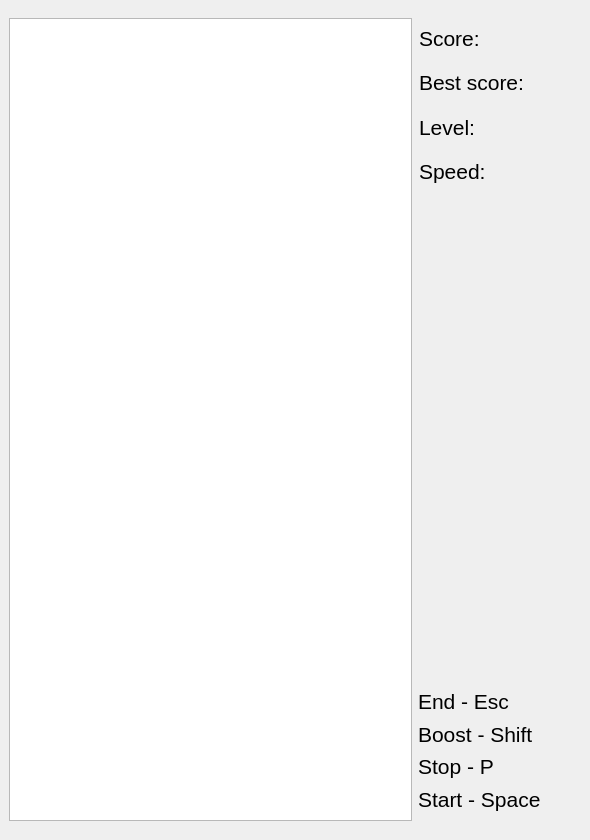
<?xml version="1.0" encoding="UTF-8"?>
<ui version="4.0">
 <class>MainWindow</class>
 <widget class="QMainWindow" name="MainWindow">
  <property name="enabled">
   <bool>true</bool>
  </property>
  <property name="geometry">
   <rect>
    <x>0</x>
    <y>0</y>
    <width>590</width>
    <height>840</height>
   </rect>
  </property>
  <property name="minimumSize">
   <size>
    <width>590</width>
    <height>840</height>
   </size>
  </property>
  <property name="maximumSize">
   <size>
    <width>590</width>
    <height>840</height>
   </size>
  </property>
  <property name="acceptDrops">
   <bool>false</bool>
  </property>
  <property name="windowTitle">
   <string>Snake</string>
  </property>
  <property name="windowIcon">
   <iconset>
    <normaloff>misc/images/tetris-game.png</normaloff>misc/images/tetris-game.png</iconset>
  </property>
  <widget class="QWidget" name="centralwidget">
   <layout class="QGridLayout" name="gridLayout">
    <item row="1" column="0">
     <widget class="QGraphicsView" name="graphicsView">
      <property name="minimumSize">
       <size>
        <width>403</width>
        <height>803</height>
       </size>
      </property>
      <property name="maximumSize">
       <size>
        <width>403</width>
        <height>803</height>
       </size>
      </property>
      <property name="baseSize">
       <size>
        <width>403</width>
        <height>803</height>
       </size>
      </property>
      <property name="backgroundBrush">
       <brush brushstyle="SolidPattern">
        <color alpha="255">
         <red>0</red>
         <green>0</green>
         <blue>0</blue>
        </color>
       </brush>
      </property>
      <property name="interactive">
       <bool>true</bool>
      </property>
     </widget>
    </item>
    <item row="1" column="2">
     <widget class="QWidget" name="widget" native="true">
      <widget class="QWidget" name="layoutWidget">
       <property name="geometry">
        <rect>
         <x>0</x>
         <y>670</y>
         <width>151</width>
         <height>124</height>
        </rect>
       </property>
       <layout class="QVBoxLayout" name="verticalLayout">
        <item>
         <widget class="QLabel" name="EndGame">
          <property name="font">
           <font>
            <pointsize>16</pointsize>
           </font>
          </property>
          <property name="text">
           <string>End - Esc</string>
          </property>
         </widget>
        </item>
        <item>
         <widget class="QLabel" name="Boost">
          <property name="font">
           <font>
            <pointsize>16</pointsize>
           </font>
          </property>
          <property name="text">
           <string>Boost - Shift</string>
          </property>
         </widget>
        </item>
        <item>
         <widget class="QLabel" name="Stop">
          <property name="font">
           <font>
            <pointsize>16</pointsize>
           </font>
          </property>
          <property name="text">
           <string>Stop - P</string>
          </property>
         </widget>
        </item>
        <item>
         <widget class="QLabel" name="start">
          <property name="font">
           <font>
            <pointsize>16</pointsize>
           </font>
          </property>
          <property name="text">
           <string>Start - Space</string>
          </property>
         </widget>
        </item>
       </layout>
      </widget>
      <widget class="QWidget" name="">
       <property name="geometry">
        <rect>
         <x>1</x>
         <y>1</y>
         <width>161</width>
         <height>171</height>
        </rect>
       </property>
       <layout class="QVBoxLayout" name="verticalLayout_2">
        <item>
         <widget class="QLabel" name="Score">
          <property name="font">
           <font>
            <pointsize>16</pointsize>
           </font>
          </property>
          <property name="text">
           <string>Score: </string>
          </property>
         </widget>
        </item>
        <item>
         <widget class="QLabel" name="BestScore">
          <property name="font">
           <font>
            <pointsize>16</pointsize>
           </font>
          </property>
          <property name="text">
           <string>Best score: </string>
          </property>
         </widget>
        </item>
        <item>
         <widget class="QLabel" name="Level">
          <property name="font">
           <font>
            <pointsize>16</pointsize>
           </font>
          </property>
          <property name="text">
           <string>Level: </string>
          </property>
         </widget>
        </item>
        <item>
         <widget class="QLabel" name="Speed">
          <property name="font">
           <font>
            <pointsize>16</pointsize>
           </font>
          </property>
          <property name="text">
           <string>Speed: </string>
          </property>
         </widget>
        </item>
       </layout>
      </widget>
     </widget>
    </item>
   </layout>
  </widget>
 </widget>
 <resources/>
 <connections/>
</ui>
